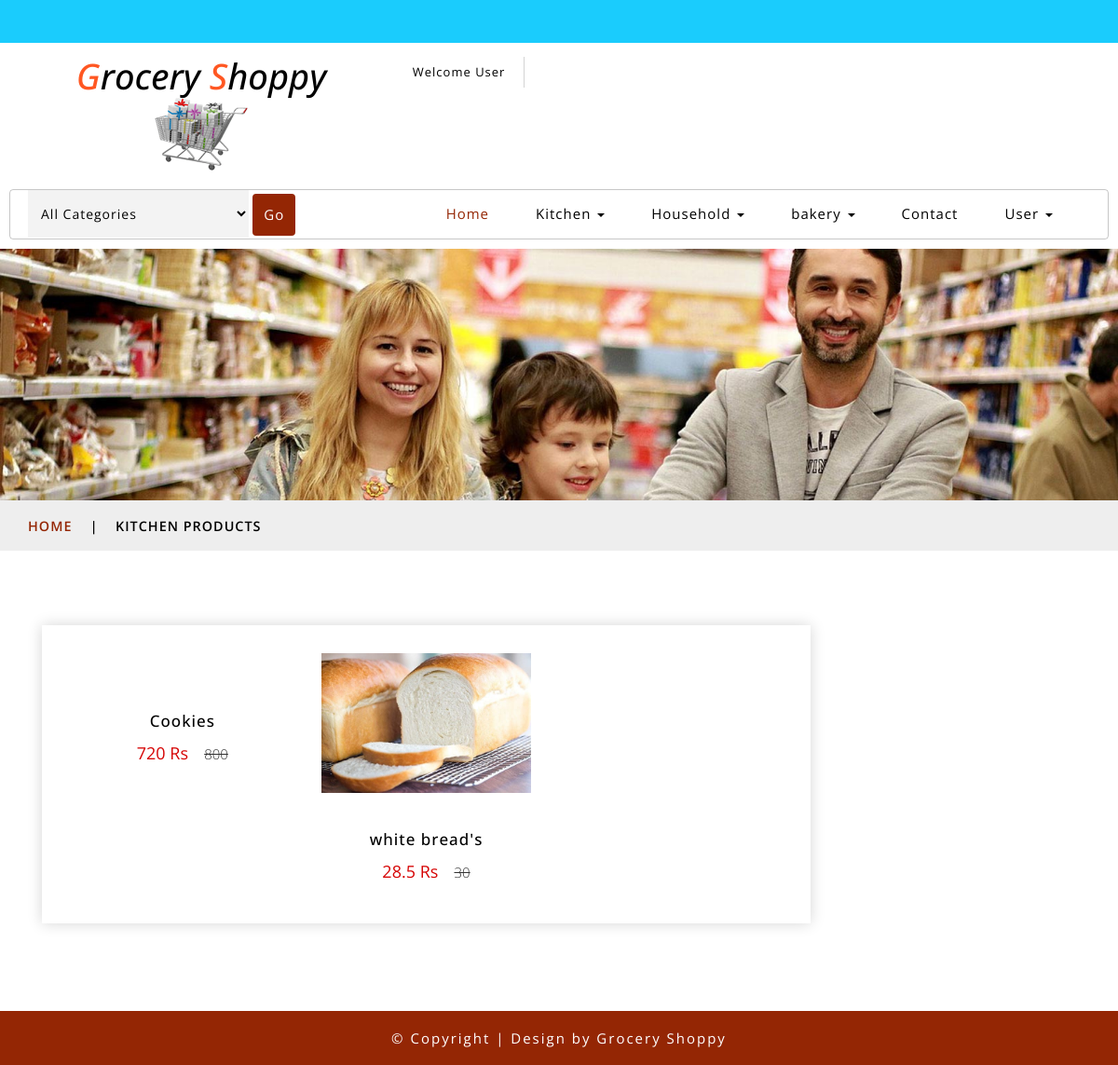
Page /showproduct.php?catid=500&subid=1 on the committed database.
### tables this page shows
CREATE TABLE IF NOT EXISTS `addcat` (
  `catid` int(10) NOT NULL AUTO_INCREMENT,
  `catname` varchar(50) NOT NULL,
  `picname` varchar(300) NOT NULL,
  PRIMARY KEY (`catid`)
);

CREATE TABLE IF NOT EXISTS `addproduct` (
  `prodid` int(10) NOT NULL AUTO_INCREMENT,
  `catid` int(10) NOT NULL,
  `subcatid` int(10) NOT NULL,
  `brandid` int(10) NOT NULL,
  `prodname` varchar(50) NOT NULL,
  `price` int(10) NOT NULL,
  `stock` int(10) NOT NULL,
  `discount` int(10) NOT NULL,
  `description` varchar(300) NOT NULL,
  `expiredate` date NOT NULL,
  `prodpic` varchar(300) NOT NULL,
  PRIMARY KEY (`prodid`)
);

### showproduct.php (the view, shortened to what this page needs)
<!DOCTYPE html>
<html lang="zxx">
<head>
<?php
include_once("linkfiles.php");
?>
</head>
<body>
	<?php
		include_once("header.php");
		include_once("navigation.php");
	?>
	<div class="page-head_agile_info_w3l">
	</div>
	<div class="services-breadcrumb">
		<div class="agile_inner_breadcrumb">
			<div class="container">
				<ul class="w3_short">
					<li>
						<a href="index.html">Home</a>
						<i>|</i>
					</li>
					<li>Kitchen Products</li>
				</ul>
			</div>
		</div>
	</div>
	<div class="ads-grid">
		<div class="container">
			<div class="agileinfo-ads-display col-md-9 w3l-rightpro">
				<div class="wrapper">
					<div class="product-sec1">
					<?php
					$catid=$_GET["catid"];
					$subcat=$_GET["subid"];
					$conn=mysqli_connect(host,dbuser,dbpass,dbname)or die("error in connection".mysqli_connect_error());
					$q="select * from addproduct where catid=$catid and subcatid=$subcat";
					$res=mysqli_query($conn,$q) or die ("error in query".mysqli_error($conn));
					$count=mysqli_affected_rows($conn);
					if($count==0)
					{
						print"<h1>Products not found</h1>";
					}
					else
					{
						while($x=mysqli_fetch_array($res))
						{
							$dis=($x["price"]*$x["discount"])/100;
							$tdis=$x["price"]-$dis;
							print'<div class="col-xs-4 product-men">
							<div class="men-pro-item simpleCart_shelfItem">
								<div class="men-thumb-item">
								<a href="product.php?pid='.$x["prodid"].'"><img src="userupload/'.$x["prodpic"].'" alt="" height="150"></a>
								</div>
								<div class="item-info-product ">
									<h4>
										<a href="product.php?pid='.$x["prodid"].'">'.$x["prodname"].'</a>
									</h4>
									<div class="info-product-price">
										<span class="item_price">'.$tdis.' Rs</span>
										<del>'.$x["price"].'</del>
									</div>
								</div>
							</div>
						</div>';
						}
					}
					?>
					</div>
				</div>
			</div>
		</div>
	</div>
	<?php
	include_once("footer.php");
	?>
</body>
</html>

### navigation.php (shortened to what this page needs)
<div class="ban-top">
	<div class="container">
		<div class="agileits-navi_search">
			<form action="showsubcat.php" method="post">
				<select id="agileinfo-nav_search" name="cat" required="">
				<option value="all">All Categories</option>
				</select>
				<input type="submit" name="s1" value="Go" class="btn btn-marron" />
			</form>
		</div>
		<div class="top_nav_left">
			<nav class="navbar navbar-default">
				<div class="container-fluid">
					<div class="collapse navbar-collapse menu--shylock" id="bs-example-navbar-collapse-1">
						<ul class="nav navbar-nav menu__list">
							<li class="active">
								<a class="nav-stylehead" href="index.php">Home
								</a>
							</li>
							<?php
							$conn=mysqli_connect(host,dbuser,dbpass,dbname)or die("error in connection".mysqli_connect_error());
				$q="select * from addcat limit 4";
				$res=mysqli_query($conn,$q) or die ("error in query".mysqli_error($conn));
				$count=mysqli_affected_rows($conn);
				if($count>0)
				{
					while($x=mysqli_fetch_array($res))
					{
						print'<li class="dropdown">
								<a href="#" class="dropdown-toggle nav-stylehead" data-toggle="dropdown" role="button" aria-haspopup="true" aria-expanded="false">'.$x["catname"].'
									<span class="caret"></span>
								</a>
								<ul class="dropdown-menu multi-column">
									<div class="agile_inner_drop_nav_info">
										<div class="col-sm-12 multi-gd-img">
											<ul class="multi-column-dropdown">';
						print'
											</ul>
										</div>
										<div class="clearfix"></div>
									</div>
								</ul>
							</li>';
					}
				}
							?>
							<li class="">
								<a class="nav-stylehead" href="contact.php">Contact</a>
							</li>
							<li class="dropdown">
								<a href="#" class="dropdown-toggle nav-stylehead" data-toggle="dropdown" role="button" aria-haspopup="true" aria-expanded="false">User
									<span class="caret"></span>
								</a>
							</li>
						</ul>
					</div>
				</div>
			</nav>
		</div>
	</div>
</div>

### rows in the picture
addcat: catname "Kitchen"
addcat: catname "Household"
addcat: catname "bakery"
addproduct: prodname "Cookies", tdis "720", price "800"
addproduct: prodpic (picture), prodname "white bread's", tdis "28.5", price "30"
